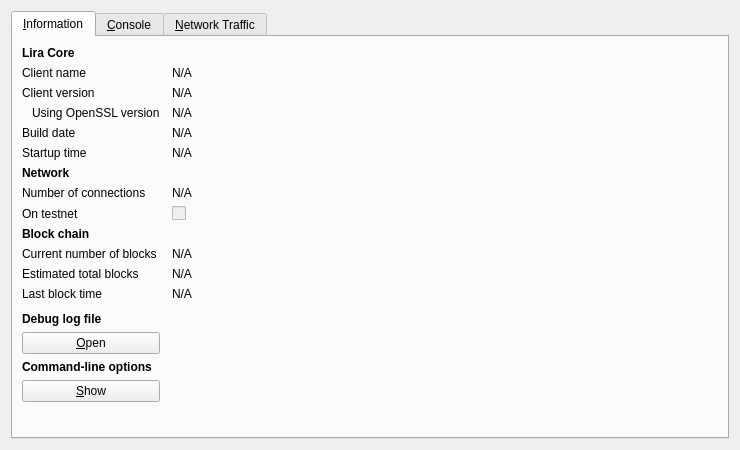
<?xml version="1.0" encoding="UTF-8"?>
<ui version="4.0">
 <class>RPCConsole</class>
 <widget class="QDialog" name="RPCConsole">
  <property name="geometry">
   <rect>
    <x>0</x>
    <y>0</y>
    <width>740</width>
    <height>450</height>
   </rect>
  </property>
  <property name="windowTitle">
   <string>Lira - Debug window</string>
  </property>
  <property name="styleSheet">
   <string notr="true"/>
  </property>
  <layout class="QVBoxLayout" name="verticalLayout_2">
   <item>
    <widget class="QTabWidget" name="tabWidget">
     <property name="currentIndex">
      <number>0</number>
     </property>
     <widget class="QWidget" name="tab_info">
      <attribute name="title">
       <string>&amp;Information</string>
      </attribute>
      <layout class="QGridLayout" name="gridLayout" columnstretch="0,1">
       <property name="horizontalSpacing">
        <number>12</number>
       </property>
       <item row="0" column="0">
        <widget class="QLabel" name="label_9">
         <property name="font">
          <font>
           <weight>75</weight>
           <bold>true</bold>
          </font>
         </property>
         <property name="text">
          <string>Lira Core</string>
         </property>
        </widget>
       </item>
       <item row="1" column="0">
        <widget class="QLabel" name="label_5">
         <property name="text">
          <string>Client name</string>
         </property>
        </widget>
       </item>
       <item row="1" column="1">
        <widget class="QLabel" name="clientName">
         <property name="cursor">
          <cursorShape>IBeamCursor</cursorShape>
         </property>
         <property name="text">
          <string>N/A</string>
         </property>
         <property name="textFormat">
          <enum>Qt::PlainText</enum>
         </property>
         <property name="textInteractionFlags">
          <set>Qt::LinksAccessibleByMouse|Qt::TextSelectableByKeyboard|Qt::TextSelectableByMouse</set>
         </property>
        </widget>
       </item>
       <item row="2" column="0">
        <widget class="QLabel" name="label_6">
         <property name="text">
          <string>Client version</string>
         </property>
        </widget>
       </item>
       <item row="2" column="1">
        <widget class="QLabel" name="clientVersion">
         <property name="cursor">
          <cursorShape>IBeamCursor</cursorShape>
         </property>
         <property name="text">
          <string>N/A</string>
         </property>
         <property name="textFormat">
          <enum>Qt::PlainText</enum>
         </property>
         <property name="textInteractionFlags">
          <set>Qt::LinksAccessibleByMouse|Qt::TextSelectableByKeyboard|Qt::TextSelectableByMouse</set>
         </property>
        </widget>
       </item>
       <item row="3" column="0">
        <widget class="QLabel" name="label_14">
         <property name="text">
          <string>Using OpenSSL version</string>
         </property>
         <property name="indent">
          <number>10</number>
         </property>
        </widget>
       </item>
       <item row="3" column="1">
        <widget class="QLabel" name="openSSLVersion">
         <property name="cursor">
          <cursorShape>IBeamCursor</cursorShape>
         </property>
         <property name="text">
          <string>N/A</string>
         </property>
         <property name="textFormat">
          <enum>Qt::PlainText</enum>
         </property>
         <property name="textInteractionFlags">
          <set>Qt::LinksAccessibleByMouse|Qt::TextSelectableByKeyboard|Qt::TextSelectableByMouse</set>
         </property>
        </widget>
       </item>
       <item row="4" column="0">
        <widget class="QLabel" name="label_12">
         <property name="text">
          <string>Build date</string>
         </property>
        </widget>
       </item>
       <item row="4" column="1">
        <widget class="QLabel" name="buildDate">
         <property name="cursor">
          <cursorShape>IBeamCursor</cursorShape>
         </property>
         <property name="text">
          <string>N/A</string>
         </property>
         <property name="textFormat">
          <enum>Qt::PlainText</enum>
         </property>
         <property name="textInteractionFlags">
          <set>Qt::LinksAccessibleByMouse|Qt::TextSelectableByKeyboard|Qt::TextSelectableByMouse</set>
         </property>
        </widget>
       </item>
       <item row="5" column="0">
        <widget class="QLabel" name="label_13">
         <property name="text">
          <string>Startup time</string>
         </property>
        </widget>
       </item>
       <item row="5" column="1">
        <widget class="QLabel" name="startupTime">
         <property name="cursor">
          <cursorShape>IBeamCursor</cursorShape>
         </property>
         <property name="text">
          <string>N/A</string>
         </property>
         <property name="textFormat">
          <enum>Qt::PlainText</enum>
         </property>
         <property name="textInteractionFlags">
          <set>Qt::LinksAccessibleByMouse|Qt::TextSelectableByKeyboard|Qt::TextSelectableByMouse</set>
         </property>
        </widget>
       </item>
       <item row="6" column="0">
        <widget class="QLabel" name="label_11">
         <property name="font">
          <font>
           <weight>75</weight>
           <bold>true</bold>
          </font>
         </property>
         <property name="text">
          <string>Network</string>
         </property>
        </widget>
       </item>
       <item row="7" column="0">
        <widget class="QLabel" name="label_7">
         <property name="text">
          <string>Number of connections</string>
         </property>
        </widget>
       </item>
       <item row="7" column="1">
        <widget class="QLabel" name="numberOfConnections">
         <property name="cursor">
          <cursorShape>IBeamCursor</cursorShape>
         </property>
         <property name="text">
          <string>N/A</string>
         </property>
         <property name="textFormat">
          <enum>Qt::PlainText</enum>
         </property>
         <property name="textInteractionFlags">
          <set>Qt::LinksAccessibleByMouse|Qt::TextSelectableByKeyboard|Qt::TextSelectableByMouse</set>
         </property>
        </widget>
       </item>
       <item row="8" column="0">
        <widget class="QLabel" name="label_8">
         <property name="text">
          <string>On testnet</string>
         </property>
        </widget>
       </item>
       <item row="8" column="1">
        <widget class="QCheckBox" name="isTestNet">
         <property name="enabled">
          <bool>false</bool>
         </property>
         <property name="text">
          <string/>
         </property>
        </widget>
       </item>
       <item row="9" column="0">
        <widget class="QLabel" name="label_10">
         <property name="font">
          <font>
           <weight>75</weight>
           <bold>true</bold>
          </font>
         </property>
         <property name="text">
          <string>Block chain</string>
         </property>
        </widget>
       </item>
       <item row="10" column="0">
        <widget class="QLabel" name="label_3">
         <property name="text">
          <string>Current number of blocks</string>
         </property>
        </widget>
       </item>
       <item row="10" column="1">
        <widget class="QLabel" name="numberOfBlocks">
         <property name="cursor">
          <cursorShape>IBeamCursor</cursorShape>
         </property>
         <property name="text">
          <string>N/A</string>
         </property>
         <property name="textFormat">
          <enum>Qt::PlainText</enum>
         </property>
         <property name="textInteractionFlags">
          <set>Qt::LinksAccessibleByMouse|Qt::TextSelectableByKeyboard|Qt::TextSelectableByMouse</set>
         </property>
        </widget>
       </item>
       <item row="11" column="0">
        <widget class="QLabel" name="label_4">
         <property name="text">
          <string>Estimated total blocks</string>
         </property>
        </widget>
       </item>
       <item row="11" column="1">
        <widget class="QLabel" name="totalBlocks">
         <property name="cursor">
          <cursorShape>IBeamCursor</cursorShape>
         </property>
         <property name="text">
          <string>N/A</string>
         </property>
         <property name="textFormat">
          <enum>Qt::PlainText</enum>
         </property>
         <property name="textInteractionFlags">
          <set>Qt::LinksAccessibleByMouse|Qt::TextSelectableByKeyboard|Qt::TextSelectableByMouse</set>
         </property>
        </widget>
       </item>
       <item row="12" column="0">
        <widget class="QLabel" name="label_2">
         <property name="text">
          <string>Last block time</string>
         </property>
        </widget>
       </item>
       <item row="12" column="1">
        <widget class="QLabel" name="lastBlockTime">
         <property name="cursor">
          <cursorShape>IBeamCursor</cursorShape>
         </property>
         <property name="text">
          <string>N/A</string>
         </property>
         <property name="textFormat">
          <enum>Qt::PlainText</enum>
         </property>
         <property name="textInteractionFlags">
          <set>Qt::LinksAccessibleByMouse|Qt::TextSelectableByKeyboard|Qt::TextSelectableByMouse</set>
         </property>
        </widget>
       </item>
       <item row="13" column="0">
        <spacer name="verticalSpacer_2">
         <property name="orientation">
          <enum>Qt::Vertical</enum>
         </property>
         <property name="sizeHint" stdset="0">
          <size>
           <width>20</width>
           <height>20</height>
          </size>
         </property>
        </spacer>
       </item>
       <item row="14" column="0">
        <widget class="QLabel" name="labelDebugLogfile">
         <property name="font">
          <font>
           <weight>75</weight>
           <bold>true</bold>
          </font>
         </property>
         <property name="text">
          <string>Debug log file</string>
         </property>
        </widget>
       </item>
       <item row="15" column="0">
        <widget class="QPushButton" name="openDebugLogfileButton">
         <property name="toolTip">
          <string>Open the Lira debug log file from the current data directory. This can take a few seconds for large log files.</string>
         </property>
         <property name="text">
          <string>&amp;Open</string>
         </property>
         <property name="autoDefault">
          <bool>false</bool>
         </property>
        </widget>
       </item>
       <item row="16" column="0">
        <widget class="QLabel" name="labelCLOptions">
         <property name="font">
          <font>
           <weight>75</weight>
           <bold>true</bold>
          </font>
         </property>
         <property name="text">
          <string>Command-line options</string>
         </property>
        </widget>
       </item>
       <item row="17" column="0">
        <widget class="QPushButton" name="showCLOptionsButton">
         <property name="toolTip">
          <string>Show the lira-qt help message to get a list with possible Lira command-line options.</string>
         </property>
         <property name="text">
          <string>&amp;Show</string>
         </property>
         <property name="autoDefault">
          <bool>false</bool>
         </property>
        </widget>
       </item>
       <item row="18" column="0">
        <spacer name="verticalSpacer">
         <property name="orientation">
          <enum>Qt::Vertical</enum>
         </property>
         <property name="sizeHint" stdset="0">
          <size>
           <width>20</width>
           <height>40</height>
          </size>
         </property>
        </spacer>
       </item>
      </layout>
     </widget>
     <widget class="QWidget" name="tab_console">
      <attribute name="title">
       <string>&amp;Console</string>
      </attribute>
      <layout class="QVBoxLayout" name="verticalLayout_3">
       <property name="spacing">
        <number>3</number>
       </property>
       <item>
        <widget class="QTextEdit" name="messagesWidget">
         <property name="minimumSize">
          <size>
           <width>0</width>
           <height>100</height>
          </size>
         </property>
         <property name="readOnly">
          <bool>true</bool>
         </property>
         <property name="tabKeyNavigation" stdset="0">
          <bool>false</bool>
         </property>
         <property name="columnCount" stdset="0">
          <number>2</number>
         </property>
        </widget>
       </item>
       <item>
        <layout class="QHBoxLayout" name="horizontalLayout">
         <property name="spacing">
          <number>3</number>
         </property>
         <item>
          <widget class="QLabel" name="label">
           <property name="text">
            <string notr="true">&gt;</string>
           </property>
          </widget>
         </item>
         <item>
          <widget class="QLineEdit" name="lineEdit"/>
         </item>
         <item>
          <widget class="QPushButton" name="clearButton">
           <property name="maximumSize">
            <size>
             <width>24</width>
             <height>24</height>
            </size>
           </property>
           <property name="toolTip">
            <string>Clear console</string>
           </property>
           <property name="text">
            <string/>
           </property>
           <property name="icon">
            <iconset resource="../bitcoin.qrc">
             <normaloff>:/icons/remove</normaloff>:/icons/remove</iconset>
           </property>
           <property name="shortcut">
            <string notr="true">Ctrl+L</string>
           </property>
           <property name="autoDefault">
            <bool>false</bool>
           </property>
          </widget>
         </item>
        </layout>
       </item>
      </layout>
     </widget>
     <widget class="QWidget" name="tab">
      <attribute name="title">
       <string>&amp;Network Traffic</string>
      </attribute>
      <layout class="QHBoxLayout" name="horizontalLayout_3">
       <item>
        <layout class="QVBoxLayout" name="verticalLayout_4">
         <item>
          <widget class="TrafficGraphWidget" name="trafficGraph" native="true">
           <property name="sizePolicy">
            <sizepolicy hsizetype="Expanding" vsizetype="Expanding">
             <horstretch>0</horstretch>
             <verstretch>0</verstretch>
            </sizepolicy>
           </property>
          </widget>
         </item>
         <item>
          <layout class="QHBoxLayout" name="horizontalLayout_2">
           <item>
            <widget class="QSlider" name="sldGraphRange">
             <property name="minimum">
              <number>1</number>
             </property>
             <property name="maximum">
              <number>288</number>
             </property>
             <property name="pageStep">
              <number>12</number>
             </property>
             <property name="value">
              <number>6</number>
             </property>
             <property name="orientation">
              <enum>Qt::Horizontal</enum>
             </property>
            </widget>
           </item>
           <item>
            <widget class="QLabel" name="lblGraphRange">
             <property name="minimumSize">
              <size>
               <width>100</width>
               <height>0</height>
              </size>
             </property>
             <property name="alignment">
              <set>Qt::AlignCenter</set>
             </property>
            </widget>
           </item>
           <item>
            <widget class="QPushButton" name="btnClearTrafficGraph">
             <property name="text">
              <string>&amp;Clear</string>
             </property>
            </widget>
           </item>
          </layout>
         </item>
        </layout>
       </item>
       <item>
        <layout class="QVBoxLayout" name="verticalLayout">
         <item>
          <widget class="QGroupBox" name="groupBox">
           <property name="title">
            <string>Totals</string>
           </property>
           <layout class="QVBoxLayout" name="verticalLayout_5">
            <item>
             <layout class="QHBoxLayout" name="horizontalLayout_4">
              <item>
               <widget class="Line" name="line">
                <property name="sizePolicy">
                 <sizepolicy hsizetype="Fixed" vsizetype="Fixed">
                  <horstretch>0</horstretch>
                  <verstretch>0</verstretch>
                 </sizepolicy>
                </property>
                <property name="minimumSize">
                 <size>
                  <width>10</width>
                  <height>0</height>
                 </size>
                </property>
                <property name="palette">
                 <palette>
                  <active>
                   <colorrole role="Button">
                    <brush brushstyle="SolidPattern">
                     <color alpha="255">
                      <red>255</red>
                      <green>255</green>
                      <blue>255</blue>
                     </color>
                    </brush>
                   </colorrole>
                   <colorrole role="Light">
                    <brush brushstyle="SolidPattern">
                     <color alpha="255">
                      <red>0</red>
                      <green>255</green>
                      <blue>0</blue>
                     </color>
                    </brush>
                   </colorrole>
                   <colorrole role="Base">
                    <brush brushstyle="SolidPattern">
                     <color alpha="255">
                      <red>255</red>
                      <green>255</green>
                      <blue>255</blue>
                     </color>
                    </brush>
                   </colorrole>
                   <colorrole role="Window">
                    <brush brushstyle="SolidPattern">
                     <color alpha="255">
                      <red>255</red>
                      <green>255</green>
                      <blue>255</blue>
                     </color>
                    </brush>
                   </colorrole>
                  </active>
                  <inactive>
                   <colorrole role="Button">
                    <brush brushstyle="SolidPattern">
                     <color alpha="255">
                      <red>255</red>
                      <green>255</green>
                      <blue>255</blue>
                     </color>
                    </brush>
                   </colorrole>
                   <colorrole role="Light">
                    <brush brushstyle="SolidPattern">
                     <color alpha="255">
                      <red>0</red>
                      <green>255</green>
                      <blue>0</blue>
                     </color>
                    </brush>
                   </colorrole>
                   <colorrole role="Base">
                    <brush brushstyle="SolidPattern">
                     <color alpha="255">
                      <red>255</red>
                      <green>255</green>
                      <blue>255</blue>
                     </color>
                    </brush>
                   </colorrole>
                   <colorrole role="Window">
                    <brush brushstyle="SolidPattern">
                     <color alpha="255">
                      <red>255</red>
                      <green>255</green>
                      <blue>255</blue>
                     </color>
                    </brush>
                   </colorrole>
                  </inactive>
                  <disabled>
                   <colorrole role="Button">
                    <brush brushstyle="SolidPattern">
                     <color alpha="255">
                      <red>255</red>
                      <green>255</green>
                      <blue>255</blue>
                     </color>
                    </brush>
                   </colorrole>
                   <colorrole role="Light">
                    <brush brushstyle="SolidPattern">
                     <color alpha="255">
                      <red>0</red>
                      <green>255</green>
                      <blue>0</blue>
                     </color>
                    </brush>
                   </colorrole>
                   <colorrole role="Base">
                    <brush brushstyle="SolidPattern">
                     <color alpha="255">
                      <red>255</red>
                      <green>255</green>
                      <blue>255</blue>
                     </color>
                    </brush>
                   </colorrole>
                   <colorrole role="Window">
                    <brush brushstyle="SolidPattern">
                     <color alpha="255">
                      <red>255</red>
                      <green>255</green>
                      <blue>255</blue>
                     </color>
                    </brush>
                   </colorrole>
                  </disabled>
                 </palette>
                </property>
                <property name="orientation">
                 <enum>Qt::Horizontal</enum>
                </property>
               </widget>
              </item>
              <item>
               <widget class="QLabel" name="label_16">
                <property name="text">
                 <string>In:</string>
                </property>
               </widget>
              </item>
              <item>
               <widget class="QLabel" name="lblBytesIn">
                <property name="minimumSize">
                 <size>
                  <width>50</width>
                  <height>0</height>
                 </size>
                </property>
                <property name="alignment">
                 <set>Qt::AlignRight|Qt::AlignTrailing|Qt::AlignVCenter</set>
                </property>
               </widget>
              </item>
             </layout>
            </item>
            <item>
             <layout class="QHBoxLayout" name="horizontalLayout_5">
              <item>
               <widget class="Line" name="line_2">
                <property name="sizePolicy">
                 <sizepolicy hsizetype="Fixed" vsizetype="Fixed">
                  <horstretch>0</horstretch>
                  <verstretch>0</verstretch>
                 </sizepolicy>
                </property>
                <property name="minimumSize">
                 <size>
                  <width>10</width>
                  <height>0</height>
                 </size>
                </property>
                <property name="palette">
                 <palette>
                  <active>
                   <colorrole role="Button">
                    <brush brushstyle="SolidPattern">
                     <color alpha="255">
                      <red>255</red>
                      <green>255</green>
                      <blue>255</blue>
                     </color>
                    </brush>
                   </colorrole>
                   <colorrole role="Light">
                    <brush brushstyle="SolidPattern">
                     <color alpha="255">
                      <red>255</red>
                      <green>0</green>
                      <blue>0</blue>
                     </color>
                    </brush>
                   </colorrole>
                   <colorrole role="Base">
                    <brush brushstyle="SolidPattern">
                     <color alpha="255">
                      <red>255</red>
                      <green>255</green>
                      <blue>255</blue>
                     </color>
                    </brush>
                   </colorrole>
                   <colorrole role="Window">
                    <brush brushstyle="SolidPattern">
                     <color alpha="255">
                      <red>255</red>
                      <green>255</green>
                      <blue>255</blue>
                     </color>
                    </brush>
                   </colorrole>
                  </active>
                  <inactive>
                   <colorrole role="Button">
                    <brush brushstyle="SolidPattern">
                     <color alpha="255">
                      <red>255</red>
                      <green>255</green>
                      <blue>255</blue>
                     </color>
                    </brush>
                   </colorrole>
                   <colorrole role="Light">
                    <brush brushstyle="SolidPattern">
                     <color alpha="255">
                      <red>255</red>
                      <green>0</green>
                      <blue>0</blue>
                     </color>
                    </brush>
                   </colorrole>
                   <colorrole role="Base">
                    <brush brushstyle="SolidPattern">
                     <color alpha="255">
                      <red>255</red>
                      <green>255</green>
                      <blue>255</blue>
                     </color>
                    </brush>
                   </colorrole>
                   <colorrole role="Window">
                    <brush brushstyle="SolidPattern">
                     <color alpha="255">
                      <red>255</red>
                      <green>255</green>
                      <blue>255</blue>
                     </color>
                    </brush>
                   </colorrole>
                  </inactive>
                  <disabled>
                   <colorrole role="Button">
                    <brush brushstyle="SolidPattern">
                     <color alpha="255">
                      <red>255</red>
                      <green>255</green>
                      <blue>255</blue>
                     </color>
                    </brush>
                   </colorrole>
                   <colorrole role="Light">
                    <brush brushstyle="SolidPattern">
                     <color alpha="255">
                      <red>255</red>
                      <green>0</green>
                      <blue>0</blue>
                     </color>
                    </brush>
                   </colorrole>
                   <colorrole role="Base">
                    <brush brushstyle="SolidPattern">
                     <color alpha="255">
                      <red>255</red>
                      <green>255</green>
                      <blue>255</blue>
                     </color>
                    </brush>
                   </colorrole>
                   <colorrole role="Window">
                    <brush brushstyle="SolidPattern">
                     <color alpha="255">
                      <red>255</red>
                      <green>255</green>
                      <blue>255</blue>
                     </color>
                    </brush>
                   </colorrole>
                  </disabled>
                 </palette>
                </property>
                <property name="orientation">
                 <enum>Qt::Horizontal</enum>
                </property>
               </widget>
              </item>
              <item>
               <widget class="QLabel" name="label_17">
                <property name="text">
                 <string>Out:</string>
                </property>
               </widget>
              </item>
              <item>
               <widget class="QLabel" name="lblBytesOut">
                <property name="minimumSize">
                 <size>
                  <width>50</width>
                  <height>0</height>
                 </size>
                </property>
                <property name="alignment">
                 <set>Qt::AlignRight|Qt::AlignTrailing|Qt::AlignVCenter</set>
                </property>
               </widget>
              </item>
             </layout>
            </item>
            <item>
             <spacer name="verticalSpacer_4">
              <property name="orientation">
               <enum>Qt::Vertical</enum>
              </property>
              <property name="sizeHint" stdset="0">
               <size>
                <width>20</width>
                <height>407</height>
               </size>
              </property>
             </spacer>
            </item>
           </layout>
          </widget>
         </item>
        </layout>
       </item>
      </layout>
     </widget>
    </widget>
   </item>
  </layout>
 </widget>
 <customwidgets>
  <customwidget>
   <class>TrafficGraphWidget</class>
   <extends>QWidget</extends>
   <header>trafficgraphwidget.h</header>
   <container>1</container>
   <slots>
    <slot>clear()</slot>
   </slots>
  </customwidget>
 </customwidgets>
 <resources>
  <include location="../bitcoin.qrc"/>
 </resources>
 <connections/>
</ui>
